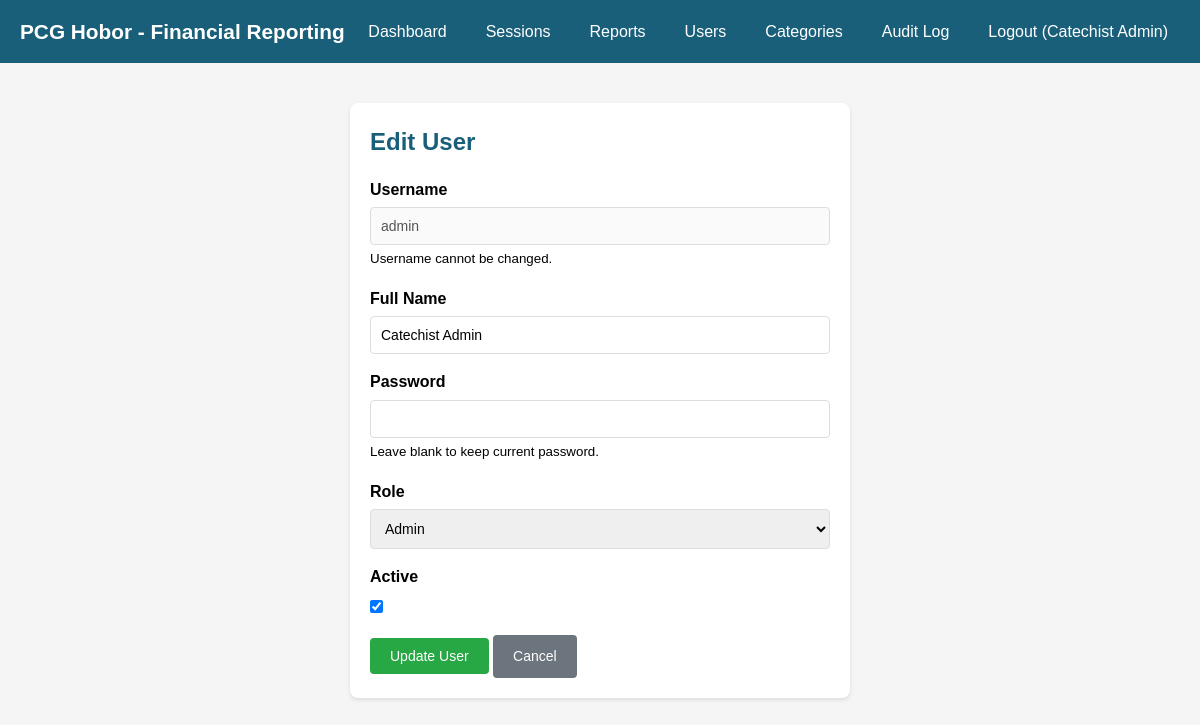
Screenshot of /user/1/edit (signed in) with the database file from the repository.
### app.py (models this page shows, shortened)
class User(UserMixin, db.Model):
    id = db.Column(db.Integer, primary_key=True)
    username = db.Column(db.String(80), unique=True, nullable=False)
    password_hash = db.Column(db.String(256), nullable=False)
    full_name = db.Column(db.String(120), nullable=False)
    role = db.Column(db.String(20), nullable=False)  # 'admin' or 'treasurer'
    is_active_flag = db.Column(db.Boolean, default=True)
    created_at = db.Column(db.DateTime, default=datetime.utcnow)

### app.py (the view, shortened to what this page needs)
@app.route('/user/<int:user_id>/edit', methods=['GET', 'POST'])
@login_required
@admin_required
def edit_user(user_id):
    user = User.query.get_or_404(user_id)
    form = UserForm(obj=user)
    form.password.data = ''  # Don't show password
    return render_template('user_form.html', form=form, user=user)

### app.py
class UserForm(FlaskForm):
    username = StringField('Username', validators=[DataRequired(), Length(min=3, max=80)])
    password = PasswordField('Password', validators=[DataRequired(), Length(min=4)])
    full_name = StringField('Full Name', validators=[DataRequired()])
    role = SelectField('Role', choices=[('treasurer', 'Treasurer'), ('admin', 'Admin')], validators=[DataRequired()])
    is_active_flag = BooleanField('Active')

### app.py (called while the page is built)
@login_manager.user_loader
def load_user(user_id):
    return User.query.get(int(user_id))

def admin_required(f):
    @wraps(f)
    def decorated_function(*args, **kwargs):
        if not current_user.is_authenticated or current_user.role != 'admin':
            flash('Admin access required.', 'error')
            return redirect(url_for('dashboard'))
        return f(*args, **kwargs)
    return decorated_function

### templates/user_form.html (shortened to what this page needs)
{% extends "base.html" %}
{% block content %}
<div class="card" style="max-width: 500px; margin: 0 auto;">
    <h2>{% if user %}Edit User{% else %}Add New User{% endif %}</h2>
    <form method="POST">
        <div class="form-group">
            {{ form.username.label }}
            {% if user %}
            {{ form.username(disabled=true) }}
            <small>Username cannot be changed.</small>
            {% else %}
            {{ form.username() }}
            {% endif %}
        </div>
        <div class="form-group">
            {{ form.full_name.label }}
            {{ form.full_name() }}
        </div>
        <div class="form-group">
            {{ form.password.label }}
            {{ form.password() }}
            {% if user %}
            <small>Leave blank to keep current password.</small>
            {% endif %}
        </div>
        <div class="form-group">
            {{ form.role.label }}
            {{ form.role() }}
        </div>
        <div class="form-group">
            {{ form.is_active_flag.label }}
            {{ form.is_active_flag() }}
        </div>
        <button type="submit" class="btn btn-success">{% if user %}Update User{% else %}Create User{% endif %}</button>
        <a href="{{ url_for('users_list') }}" class="btn btn-secondary">Cancel</a>
    </form>
</div>
{% endblock %}

### templates/base.html (shortened to what this page needs)
<!DOCTYPE html>
<html lang="en">
<head>
</head>
<body>
    {% if current_user.is_authenticated %}
    <nav>
        <div class="nav-container">
            <h1>PCG Hobor - Financial Reporting</h1>
            <ul>
                <li><a href="{{ url_for('dashboard') }}">Dashboard</a></li>
                <li><a href="{{ url_for('sessions_list') }}">Sessions</a></li>
                <li><a href="{{ url_for('summary_report') }}">Reports</a></li>
                {% if current_user.role == 'admin' %}
                <li><a href="{{ url_for('users_list') }}">Users</a></li>
                <li><a href="{{ url_for('categories_list') }}">Categories</a></li>
                <li><a href="{{ url_for('audit_log') }}">Audit Log</a></li>
                {% endif %}
                <li><a href="{{ url_for('logout') }}">Logout ({{ current_user.full_name }})</a></li>
            </ul>
        </div>
    </nav>
    {% endif %}
    <div class="container">
        {% block content %}{% endblock %}
    </div>
</body>
</html>

### templates/base.html (style rules this page uses)
* { box-sizing: border-box; margin: 0; padding: 0; }
body { font-family: Arial, sans-serif; background: #f5f5f5; line-height: 1.6; }
.container { max-width: 1200px; margin: 0 auto; padding: 20px; }
nav { background: #1a5f7a; color: white; padding: 15px 20px; margin-bottom: 20px; }
nav .nav-container { display: flex; justify-content: space-between; align-items: center; max-width: 1200px; margin: 0 auto; }
nav h1 { font-size: 1.3em; }
nav ul { list-style: none; display: flex; gap: 15px; }
nav a { color: white; text-decoration: none; padding: 8px 12px; border-radius: 4px; }
.card { background: white; border-radius: 8px; padding: 20px; margin-bottom: 20px; box-shadow: 0 2px 4px rgba(0,0,0,0.1); }
.card h2, .card h3 { margin-bottom: 15px; color: #1a5f7a; }
.btn { display: inline-block; padding: 10px 20px; border: none; border-radius: 4px; cursor: pointer; text-decoration: none; font-size: 14px; }
.btn-success { background: #28a745; color: white; }
.btn-secondary { background: #6c757d; color: white; }
.form-group { margin-bottom: 15px; }
.form-group label { display: block; margin-bottom: 5px; font-weight: bold; }
.form-group input, .form-group select, .form-group textarea { width: 100%; padding: 10px; border: 1px solid #ddd; border-radius: 4px; font-size: 14px; }
.form-group input[type="checkbox"] { width: auto; }

### rows the page displays
User: full_name "Catechist Admin", username "admin", role "Admin", is_active_flag "☑"
